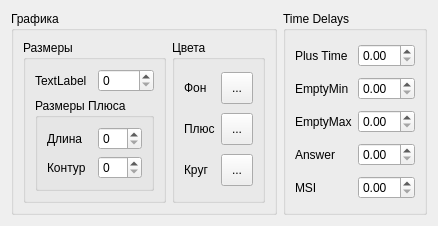
      <widget class="QWidget" name="tab_5">
       <attribute name="title">
        <string>PVT</string>
       </attribute>
       <layout class="QGridLayout" name="gridLayout_27">
        <item row="0" column="0">
         <widget class="QGroupBox" name="groupBox_19">
          <property name="sizePolicy">
           <sizepolicy hsizetype="Minimum" vsizetype="Minimum">
            <horstretch>0</horstretch>
            <verstretch>0</verstretch>
           </sizepolicy>
          </property>
          <property name="title">
           <string>Графика</string>
          </property>
          <layout class="QGridLayout" name="gridLayout_23">
           <item row="0" column="0">
            <widget class="QGroupBox" name="groupBox_22">
             <property name="sizePolicy">
              <sizepolicy hsizetype="Minimum" vsizetype="Minimum">
               <horstretch>0</horstretch>
               <verstretch>0</verstretch>
              </sizepolicy>
             </property>
             <property name="title">
              <string>Размеры</string>
             </property>
             <layout class="QGridLayout" name="gridLayout_22">
              <item row="0" column="0">
               <widget class="QLabel" name="label_7">
                <property name="text">
                 <string>TextLabel</string>
                </property>
               </widget>
              </item>
              <item row="0" column="1">
               <widget class="QSpinBox" name="spinBox_5"/>
              </item>
              <item row="2" column="0" colspan="2">
               <widget class="QGroupBox" name="groupBox_23">
                <property name="title">
                 <string>Размеры Плюса</string>
                </property>
                <layout class="QGridLayout" name="gridLayout_24">
                 <item row="0" column="0">
                  <widget class="QLabel" name="label_50">
                   <property name="text">
                    <string>Длина</string>
                   </property>
                  </widget>
                 </item>
                 <item row="2" column="1">
                  <widget class="QSpinBox" name="spinBox_23"/>
                 </item>
                 <item row="0" column="1">
                  <widget class="QSpinBox" name="spinBox_22"/>
                 </item>
                 <item row="2" column="0">
                  <widget class="QLabel" name="label_49">
                   <property name="text">
                    <string>Контур</string>
                   </property>
                  </widget>
                 </item>
                </layout>
               </widget>
              </item>
             </layout>
            </widget>
           </item>
           <item row="0" column="1">
            <widget class="QGroupBox" name="groupBox_24">
             <property name="title">
              <string>Цвета</string>
             </property>
             <layout class="QGridLayout" name="gridLayout_25">
              <item row="0" column="0">
               <widget class="QLabel" name="label_51">
                <property name="text">
                 <string>Фон</string>
                </property>
               </widget>
              </item>
              <item row="0" column="1">
               <widget class="QToolButton" name="toolButton_19">
                <property name="sizePolicy">
                 <sizepolicy hsizetype="Preferred" vsizetype="Maximum">
                  <horstretch>0</horstretch>
                  <verstretch>0</verstretch>
                 </sizepolicy>
                </property>
                <property name="minimumSize">
                 <size>
                  <width>32</width>
                  <height>32</height>
                 </size>
                </property>
                <property name="text">
                 <string>...</string>
                </property>
                <property name="checkable">
                 <bool>false</bool>
                </property>
               </widget>
              </item>
              <item row="1" column="0">
               <widget class="QLabel" name="label_52">
                <property name="text">
                 <string>Плюс</string>
                </property>
               </widget>
              </item>
              <item row="1" column="1">
               <widget class="QToolButton" name="toolButton_20">
                <property name="minimumSize">
                 <size>
                  <width>32</width>
                  <height>32</height>
                 </size>
                </property>
                <property name="text">
                 <string>...</string>
                </property>
                <property name="checkable">
                 <bool>false</bool>
                </property>
               </widget>
              </item>
              <item row="2" column="0">
               <widget class="QLabel" name="label_53">
                <property name="text">
                 <string>Круг</string>
                </property>
               </widget>
              </item>
              <item row="2" column="1">
               <widget class="QToolButton" name="toolButton_21">
                <property name="minimumSize">
                 <size>
                  <width>32</width>
                  <height>32</height>
                 </size>
                </property>
                <property name="text">
                 <string>...</string>
                </property>
                <property name="checkable">
                 <bool>false</bool>
                </property>
               </widget>
              </item>
             </layout>
            </widget>
           </item>
          </layout>
         </widget>
        </item>
        <item row="0" column="1">
         <widget class="QGroupBox" name="groupBox_25">
          <property name="sizePolicy">
           <sizepolicy hsizetype="Maximum" vsizetype="Minimum">
            <horstretch>0</horstretch>
            <verstretch>0</verstretch>
           </sizepolicy>
          </property>
          <property name="minimumSize">
           <size>
            <width>0</width>
            <height>0</height>
           </size>
          </property>
          <property name="title">
           <string>Time Delays</string>
          </property>
          <layout class="QGridLayout" name="gridLayout_26">
           <item row="4" column="0">
            <widget class="QLabel" name="label_58">
             <property name="text">
              <string>Answer</string>
             </property>
            </widget>
           </item>
           <item row="5" column="0">
            <widget class="QLabel" name="label_59">
             <property name="text">
              <string>MSI</string>
             </property>
            </widget>
           </item>
           <item row="2" column="0">
            <widget class="QLabel" name="label_56">
             <property name="text">
              <string>EmptyMin</string>
             </property>
            </widget>
           </item>
           <item row="3" column="0">
            <widget class="QLabel" name="label_57">
             <property name="text">
              <string>EmptyMax</string>
             </property>
            </widget>
           </item>
           <item row="1" column="0">
            <widget class="QLabel" name="label_55">
             <property name="text">
              <string>Plus Time</string>
             </property>
            </widget>
           </item>
           <item row="1" column="2">
            <widget class="QDoubleSpinBox" name="doubleSpinBox_5"/>
           </item>
           <item row="2" column="2">
            <widget class="QDoubleSpinBox" name="doubleSpinBox_6"/>
           </item>
           <item row="3" column="2">
            <widget class="QDoubleSpinBox" name="doubleSpinBox_24"/>
           </item>
           <item row="4" column="2">
            <widget class="QDoubleSpinBox" name="doubleSpinBox_25"/>
           </item>
           <item row="5" column="2">
            <widget class="QDoubleSpinBox" name="doubleSpinBox_26"/>
           </item>
          </layout>
         </widget>
        </item>
       </layout>
      </widget>
